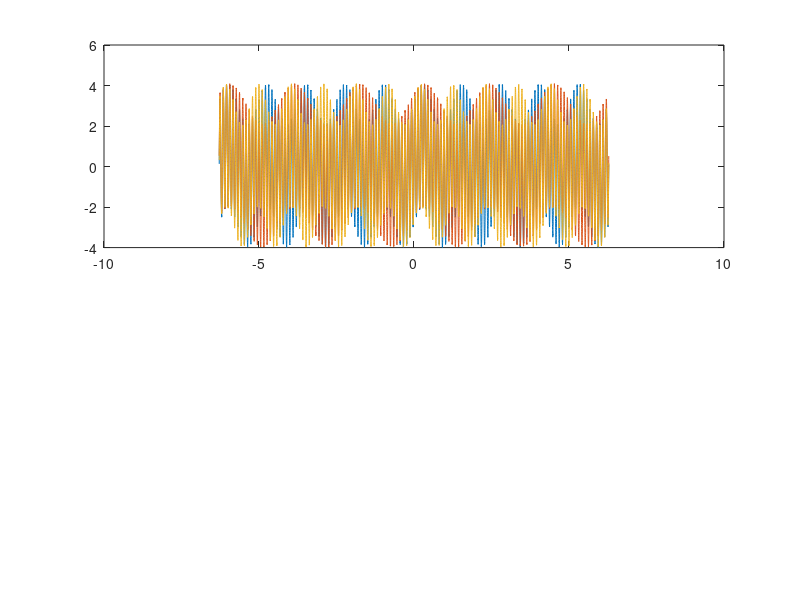

Source code (MATLAB): (Note: this script raises an error after producing the figure.)
t = -2*pi:0.001:2*pi;

common = 3*sin(60*t);

data = zeros([length(t), 3]);

data(:,1) = sin(5*t+.123) + 0.1*rand(size(t)) + common;
data(:,2) = sin(3*t+.544) + 0.1*rand(size(t)) + common;
data(:,3) = sin(6*t+.243) + 0.1*rand(size(t)) + common;

figure;

subplot(211); plot(t, data);

rData = averageReference(data);

subplot(212); plot(t, rData);